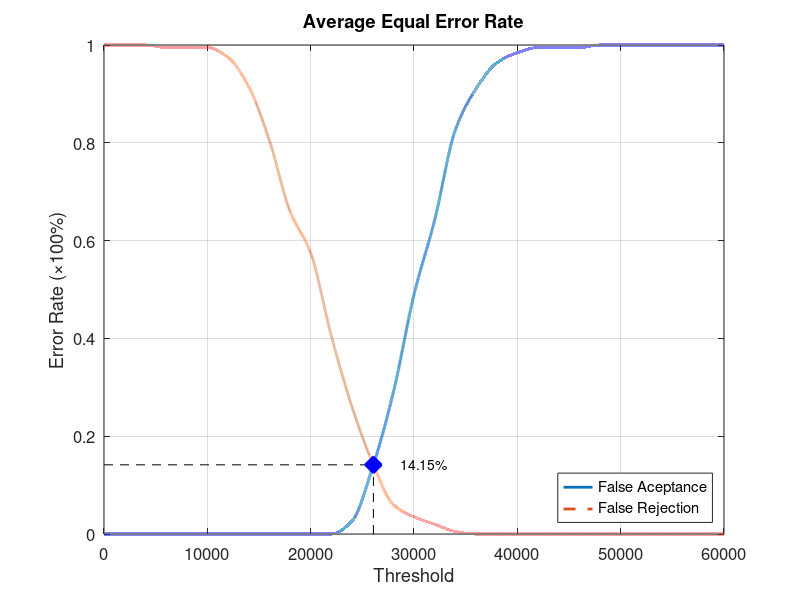
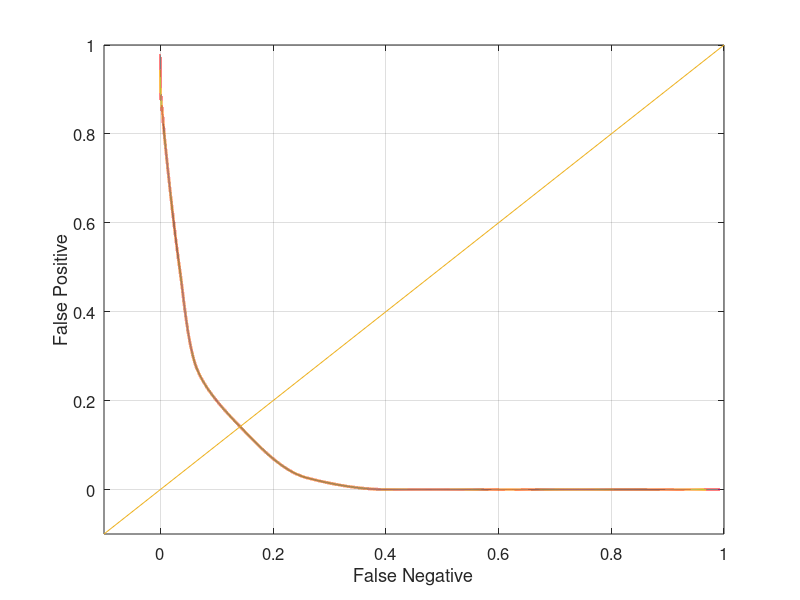

These figures' MATLAB source, in order:
function yEER = Database4_4
close all;
clear;
clc;
x = 0:2000:60000;
xq = 0:0.5:60000;

y0 = [0 0 0 0 0 0 0 0 0 0 0 0 0.0263158 0.136842 0.289474 0.489474 0.642105 0.826316 0.910526 0.963158 0.984211 0.994737 0.994737 0.994737 1 1 1 1 1 1 1];
yy0 = interp1(x, y0, xq, 'pchip');
y1 = [1 1 1 0.995 0.995 0.995 0.975 0.915 0.805 0.66 0.575 0.405 0.26 0.145 0.06 0.035 0.02 0.005 0 0 0 0 0 0 0 0 0 0 0 0 0];
yy1 = interp1(x, y1, xq, 'pchip');

% Calculating EER: 
y2 = abs(y0 - y1);
find(y2 == min(y2))
yy2 = abs(yy0 - yy1);
xEER = find(yy2 == min(yy2));
xEERIndex = xq(xEER) % X-axis EER
yEER = yy0(xEER) % Y-axis EER

main = figure
plot(xq, yy0,'-','LineWidth', 2);	hold on
plot(xq, yy1,'--','LineWidth', 2);	hold on
plot([xEERIndex xEERIndex], [0 yEER], 'k--');	hold on
plot([0 xEERIndex], [yEER yEER], 'k--');	hold on
plot(xEERIndex, yEER, 'bx', 'LineWidth', 10);	hold on
text(xEERIndex + 10 * xEERIndex / 100, yEER, [num2str(round((10000 * yEER)) / 100) '%'])
legend('False Aceptance', 'False Rejection', 'Location', 'SouthEast')
xlabel('Threshold')
ylabel('Error Rate (\times100%)')
title('Average Equal Error Rate')
set(gca, 'FontSize', 12)
axis([0 60000 0 1])
grid on

print(main, 'Database4_4Main', '-dpng');
FNRxFPR = figure('Color', [1 1 1]);
plot(yy1, yy0, '-', yy1, yy0, 'LineWidth', 2);
hold on
y = -0.1:0.1:1
plot(y, y); 
set(gca, 'FontSize', 12)
xlabel('False Negative')
ylabel('False Positive')
axis([-0.1 1 -0.1 1])
set(gca, 'FontSize', 12)
grid on

print(FNRxFPR, 'Database4_4FNRxFPR','-dpng');
end
